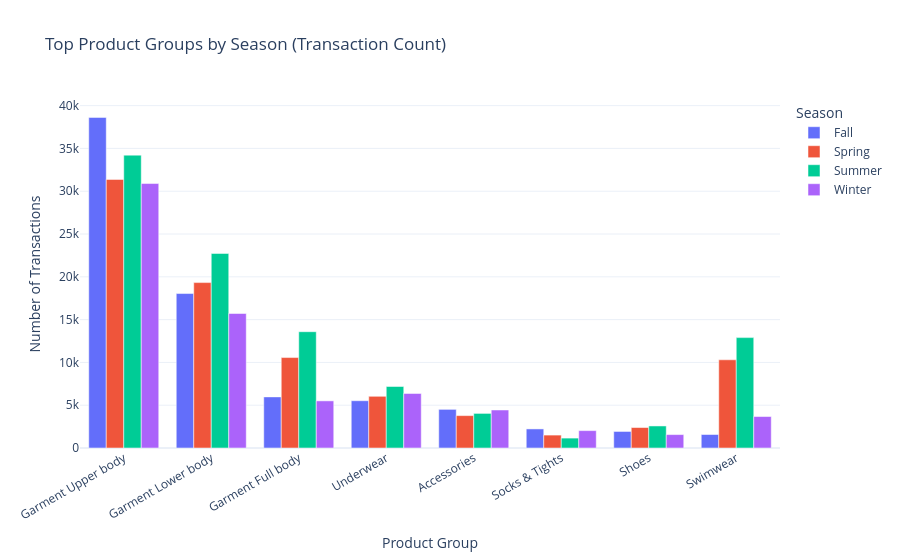

The notebook cell this image was saved under:
### Code cell
pdf = season_groups_ranked.toPandas()

fig = px.bar(
    pdf,
    x="product_group_name",
    y="count",
    color="season",
    barmode="group",
    title="Top Product Groups by Season (Transaction Count)",
    labels={
        "product_group_name": "Product Group",
        "count": "Number of Transactions",
        "season": "Season"
    }
)

fig.update_layout(
    xaxis_tickangle=-30,
    template="plotly_white"
)

fig.show()

### Figure 1 — Plotly figure (JSON) as saved in the notebook; plotly's stock layout.template omitted (floating-point values rounded to 4 significant figures)
{"data": [{"alignmentgroup": "True", "hovertemplate": "Season=Fall<br>Product Group=%{x}<br>Number of Transactions=%{y}<extra></extra>", "legendgroup": "Fall", "marker": {"color": "#636efa", "pattern": {"shape": ""}}, "name": "Fall", "offsetgroup": "Fall", "orientation": "v", "showlegend": true, "textposition": "auto", "x": ["Garment Upper body", "Garment Lower body", "Garment Full body", "Underwear", "Accessories", "Socks & Tights", "Shoes", "Swimwear"], "xaxis": "x", "y": [38625, 18046, 5972, 5523, 4514, 2228, 1932, 1576], "yaxis": "y", "type": "bar"}, {"alignmentgroup": "True", "hovertemplate": "Season=Spring<br>Product Group=%{x}<br>Number of Transactions=%{y}<extra></extra>", "legendgroup": "Spring", "marker": {"color": "#EF553B", "pattern": {"shape": ""}}, "name": "Spring", "offsetgroup": "Spring", "orientation": "v", "showlegend": true, "textposition": "auto", "x": ["Garment Upper body", "Garment Lower body", "Garment Full body", "Swimwear", "Underwear", "Accessories", "Shoes", "Socks & Tights"], "xaxis": "x", "y": [31380, 19326, 10568, 10305, 6033, 3784, 2391, 1510], "yaxis": "y", "type": "bar"}, {"alignmentgroup": "True", "hovertemplate": "Season=Summer<br>Product Group=%{x}<br>Number of Transactions=%{y}<extra></extra>", "legendgroup": "Summer", "marker": {"color": "#00cc96", "pattern": {"shape": ""}}, "name": "Summer", "offsetgroup": "Summer", "orientation": "v", "showlegend": true, "textposition": "auto", "x": ["Garment Upper body", "Garment Lower body", "Garment Full body", "Swimwear", "Underwear", "Accessories", "Shoes", "Socks & Tights"], "xaxis": "x", "y": [34216, 22731, 13587, 12897, 7186, 4042, 2575, 1157], "yaxis": "y", "type": "bar"}, {"alignmentgroup": "True", "hovertemplate": "Season=Winter<br>Product Group=%{x}<br>Number of Transactions=%{y}<extra></extra>", "legendgroup": "Winter", "marker": {"color": "#ab63fa", "pattern": {"shape": ""}}, "name": "Winter", "offsetgroup": "Winter", "orientation": "v", "showlegend": true, "textposition": "auto", "x": ["Garment Upper body", "Garment Lower body", "Underwear", "Garment Full body", "Accessories", "Swimwear", "Socks & Tights", "Shoes"], "xaxis": "x", "y": [30898, 15714, 6372, 5507, 4441, 3675, 2030, 1567], "yaxis": "y", "type": "bar"}], "layout": {"xaxis": {"anchor": "y", "domain": [0.0, 1.0], "title": {"text": "Product Group"}, "tickangle": -30}, "yaxis": {"anchor": "x", "domain": [0.0, 1.0], "title": {"text": "Number of Transactions"}}, "legend": {"title": {"text": "Season"}, "tracegroupgap": 0}, "title": {"text": "Top Product Groups by Season (Transaction Count)"}, "barmode": "group"}}
